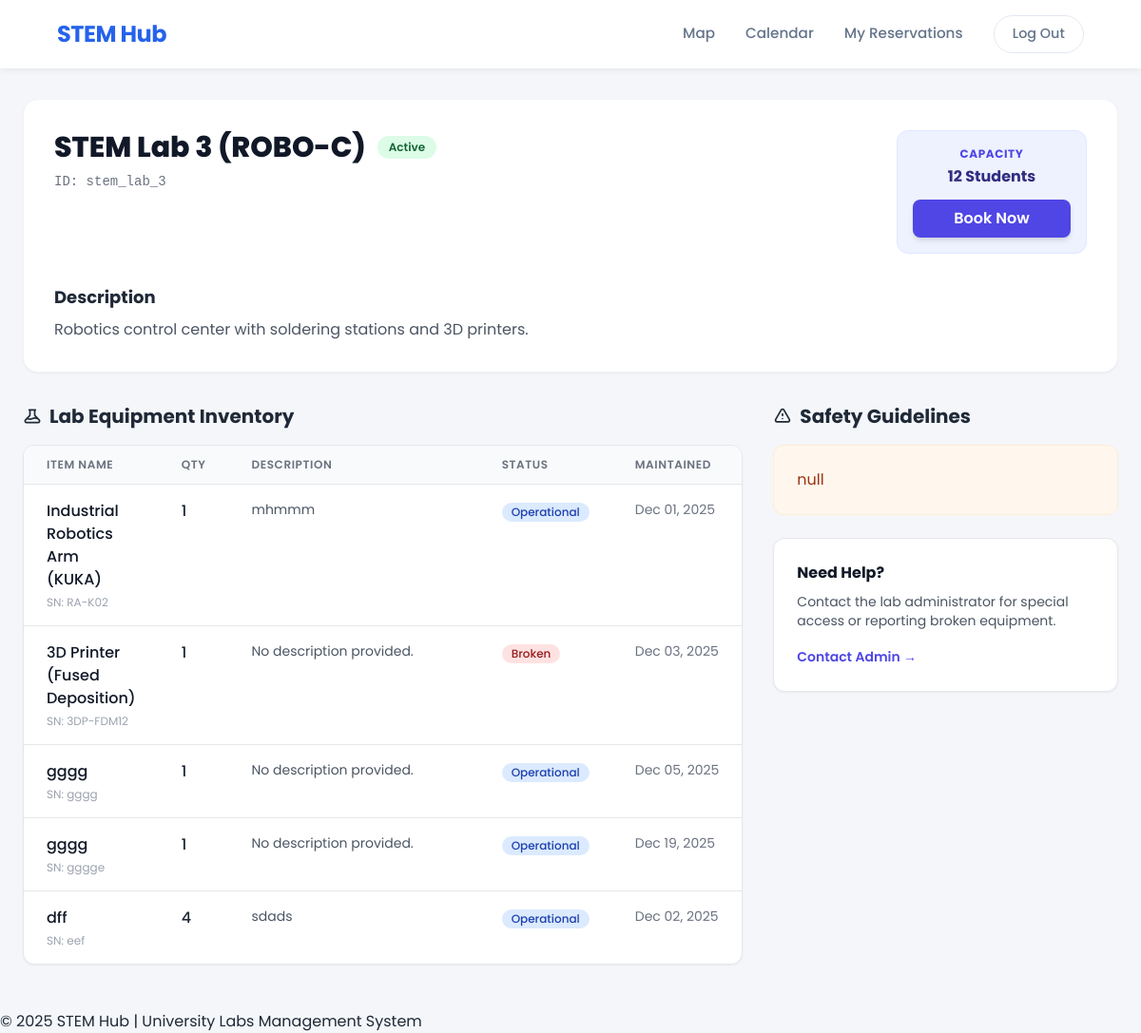
The app's page /labs/robo-control-c/ (signed in) with its own data.
### labs/models.py (models this page shows, shortened)
class Lab(models.Model):
    name = models.CharField(max_length=200)
    slug = models.SlugField(unique=True)
    capacity = models.PositiveIntegerField()
    description = models.TextField()
    map_svg_id = models.CharField(max_length=50, unique=True, help_text="Matches ID in Figma SVG")
    is_active = models.BooleanField(default=True)
    safety_guidelines = models.TextField()

class Equipment(models.Model):
    lab = models.ForeignKey(Lab, related_name='equipment', on_delete=models.SET_NULL, null=True)
    name = models.CharField(max_length=200)
    serial_number = models.CharField(max_length=100, unique=True)
    description = models.TextField(null=True)
    is_operational = models.BooleanField(default=True)
    last_maintenance = models.DateField()
    quantity = models.IntegerField(default=1)

### labs/views.py (the view)
# urls.py: path('<slug:slug>/', views.lab_detail, name='detail'),
@login_required
def lab_detail(request, slug):
    lab = get_object_or_404(Lab, slug=slug)
    return render(request, 'labs/lab.html', {'lab': lab})

### notifications/context_processors.py (called while the page is built)
def user_notifications(request):
    if request.user.is_authenticated:
        notifs = Notification.objects.filter(recipient=request.user, is_read=False)
        return {
            'notifications_list': notifs,
            'unread_count': notifs.count()
        }
    return {}

### CORE/templates/labs/Lab.html (shortened to what this page needs)
{% load static %}
<!DOCTYPE html>
<html lang="en">
<head>
    <script src="https://cdn.tailwindcss.com"></script>
</head>
<body>
    <header>
        <div class="header-content">
            <h1><a href="/">STEM Hub</a></h1>
            <nav>
                <a href="{% url 'labs:index' %}">Map</a>
                <a href="{% url 'reservations:timetable' %}">Calendar</a>
                {% if not user.is_staff and not user.is_superuser %}
                    <a href="{% url 'reservations:my_reservations' %}">My Reservations</a>
                {% endif %}
                <a href="{% url 'logout' %}" class="logout-btn">Log Out</a>
            </nav>
        </div>
    </header>
    <main class="standard-container pb-12">
        <div class="mt-8 bg-white rounded-2xl shadow-sm border border-gray-100 p-8 mb-8">
            <div class="flex flex-col md:flex-row justify-between md:items-start gap-6">
                <div>
                    <div class="flex items-center gap-3 mb-2">
                        <h1 class="text-3xl font-extrabold text-gray-900">{{ lab.name }}</h1>
                        {% if lab.is_active %}
                            <span class="px-3 py-1 bg-green-100 text-green-800 text-xs font-semibold rounded-full">Active</span>
                        {% else %}
                            <span class="px-3 py-1 bg-red-100 text-red-800 text-xs font-semibold rounded-full">Maintenance</span>
                        {% endif %}
                    </div>
                    <p class="text-gray-500 text-sm font-mono">ID: {{ lab.map_svg_id }}</p>
                </div>
                <div class="bg-indigo-50 p-4 rounded-xl border border-indigo-100 min-w-[200px] text-center">
                    <p class="text-xs text-indigo-600 uppercase font-bold tracking-wider mb-1">Capacity</p>
                    <p class="2xl font-bold text-indigo-900 mb-3">{{ lab.capacity }} Students</p>
                    {% if lab.is_active %}
                        <a href="{% url 'reservations:make_reservation' lab_id=lab.id %}" class="block w-full py-2 bg-indigo-600 hover:bg-indigo-700 text-white font-semibold rounded-lg transition shadow-md">
                            Book Now
                        </a>
                    {% else %}
                        <button disabled class="block w-full py-2 bg-gray-300 text-gray-500 font-semibold rounded-lg cursor-not-allowed">
                            Unavailable
                        </button>
                    {% endif %}
                </div>
            </div>
            <div class="mt-8 prose prose-indigo max-w-none text-gray-600">
                <h3 class="text-lg font-bold text-gray-800 mb-2">Description</h3>
                <p>{{ lab.description|linebreaks }}</p>
            </div>
        </div>
        <div class="grid grid-cols-1 lg:grid-cols-3 gap-8">
            <div class="lg:col-span-2">
                <h2 class="text-xl font-bold text-gray-800 mb-4 flex items-center gap-2">
                    Lab Equipment Inventory
                </h2>
                <div class="bg-white rounded-xl shadow-sm border border-gray-200 overflow-hidden">
                    {% if lab.equipment.all %}
                        <table class="w-full text-left">
                            <thead class="bg-gray-50 border-b border-gray-200">
                                <tr>
                                    <th class="px-6 py-3 text-xs font-semibold text-gray-500 uppercase tracking-wider">Item Name</th>
                                    <th class="px-6 py-3 text-xs font-semibold text-gray-500 uppercase tracking-wider">Qty</th> <th class="px-6 py-3 text-xs font-semibold text-gray-500 uppercase tracking-wider w-1/2">Description</th>
                                    <th class="px-6 py-3 text-xs font-semibold text-gray-500 uppercase tracking-wider">Status</th>
                                    <th class="px-6 py-3 text-xs font-semibold text-gray-500 uppercase tracking-wider">Maintained</th>
                                </tr>
                            </thead>
                            <tbody class="divide-y divide-gray-200">
                                {% for item in lab.equipment.all %}
                                <tr class="hover:bg-gray-50 transition">
                                    <td class="px-6 py-4 align-top">
                                        <div class="font-medium text-gray-900">{{ item.name }}</div>
                                        <div class="text-xs text-gray-400 mt-1">SN: {{ item.serial_number }}</div>
                                    </td>
                                    <td class="px-6 py-4 align-top font-medium text-gray-800"> {{ item.quantity }}
                                    </td>
                                    <td class="px-6 py-4 align-top">
                                        <p class="text-sm text-gray-600">
                                            {{ item.description|default:"No description provided." }}
                                        </p>
                                    </td>
                                    <td class="px-6 py-4 align-top">
                                        {% if item.is_operational %}
                                            <span class="inline-flex items-center px-2.5 py-0.5 rounded-full text-xs font-medium bg-blue-100 text-blue-800">
                                                Operational
                                            </span>
                                        {% else %}
                                            <span class="inline-flex items-center px-2.5 py-0.5 rounded-full text-xs font-medium bg-red-100 text-red-800">
                                                Broken
                                            </span>
                                        {% endif %}
                                    </td>
                                    <td class="px-6 py-4 align-top text-sm text-gray-500 whitespace-nowrap">
                                        {{ item.last_maintenance|date:"M d, Y" }}
                                    </td>
                                </tr>
                                {% endfor %}
                            </tbody>
                        </table>
                    {% else %}
                        <div class="p-8 text-center text-gray-500">
                            No equipment assigned to this lab yet.
                        </div>
                    {% endif %}
                </div>
            </div>
            <div>
                <h2 class="text-xl font-bold text-gray-800 mb-4 flex items-center gap-2">
                    <svg class="w-5 h-5" fill="none" stroke="currentColor" viewBox="0 0 24 24"><path stroke-linecap="round" stroke-linejoin="round" stroke-width="2" d="M12 9v2m0 4h.01m-6.938 4h13.856c1.54 0 2.502-1.667 1.732-3L13.732 4c-.77-1.333-2.694-1.333-3.464 0L3.34 16c-.77 1.333.192 3 1.732 3z"></path></svg>
                    Safety Guidelines
                </h2>
                <div class="bg-orange-50 rounded-xl p-6 border border-orange-100 text-orange-800">
                    {% if lab.safety_guidelines %}
                        <div class="prose prose-sm text-orange-800">
                            {{ lab.safety_guidelines|linebreaks }}
                        </div>
                    {% else %}
                        <p class="text-sm">Safety guidelines not yet entered for this lab.</p>
                    {% endif %}
                </div>
                <div class="mt-6 bg-white rounded-xl p-6 border border-gray-200 shadow-sm">
                    <h3 class="font-bold text-gray-900 mb-2">Need Help?</h3>
                    <p class="text-sm text-gray-600 mb-4">Contact the lab administrator for special access or reporting broken equipment.</p>
                    <a href="mailto:admin@stemhub.edu" class="text-sm font-semibold text-indigo-600 hover:text-indigo-800">Contact Admin &rarr;</a>
                </div>
            </div>
        </div>
    </main>
    <footer>
        <p>© 2025 STEM Hub | University Labs Management System</p>
    </footer>
</body>
</html>

### CORE/templates/labs/Lab.html (style rules this page uses)
* { margin: 0; padding: 0; box-sizing: border-box; font-family: 'Poppins', sans-serif; }
body { background: #f4f6f9; color: #1f2937; overflow-x: hidden; }
a { text-decoration: none; color: inherit; }
.standard-container { max-width: 80rem; margin-left: auto; margin-right: auto; padding-left: 1.5rem; padding-right: 1.5rem; }
header { background: rgba(255, 255, 255, 0.95); color: #1e293b; padding: 1rem 5%; display: flex; justify-content: space-between; align-items: center; box-shadow: 0 4px 6px -1px rgba(0, 0, 0, 0.05); position: sticky; top: 0; z-index: 1000; backdrop-filter: blur(10px); }
header .header-content { display: flex; justify-content: space-between; align-items: center; width: 100%; max-width: 80rem; margin-left: auto; margin-right: auto; }
header h1 { font-size: 1.5rem; font-weight: 700; color: #2563eb; letter-spacing: -0.5px; }
nav { display: flex; gap: 2rem; align-items: center; }
nav a { font-weight: 500; font-size: 0.95rem; color: #64748b; transition: color 0.3s; white-space: nowrap; }
.logout-btn { padding: 0.5rem 1.2rem; border: 1px solid #e2e8f0; border-radius: 2rem; font-size: 0.9rem; transition: all 0.3s; white-space: nowrap; }

### records on screen
Lab: name "STEM Lab 3 (ROBO-C)", map_svg_id "stem_lab_3", capacity "12", description "Robotics control center with soldering stations and 3D printers.", safety_guidelines "null"
Equipment: name "Industrial Robotics Arm (KUKA)", serial_number "RA-K02", quantity "1", description "mhmmm", is_operational "Operational", last_maintenance "Dec 01, 2025"
Equipment: name "3D Printer (Fused Deposition)", serial_number "3DP-FDM12", quantity "1", description "No description provided.", is_operational "Broken", last_maintenance "Dec 03, 2025"
Equipment: name "gggg", serial_number "gggg", quantity "1", description "No description provided.", is_operational "Operational", last_maintenance "Dec 05, 2025"
Equipment: name "gggg", serial_number "gggge", quantity "1", description "No description provided.", is_operational "Operational", last_maintenance "Dec 19, 2025"
Equipment: name "dff", serial_number "eef", quantity "4", description "sdads", is_operational "Operational", last_maintenance "Dec 02, 2025"
